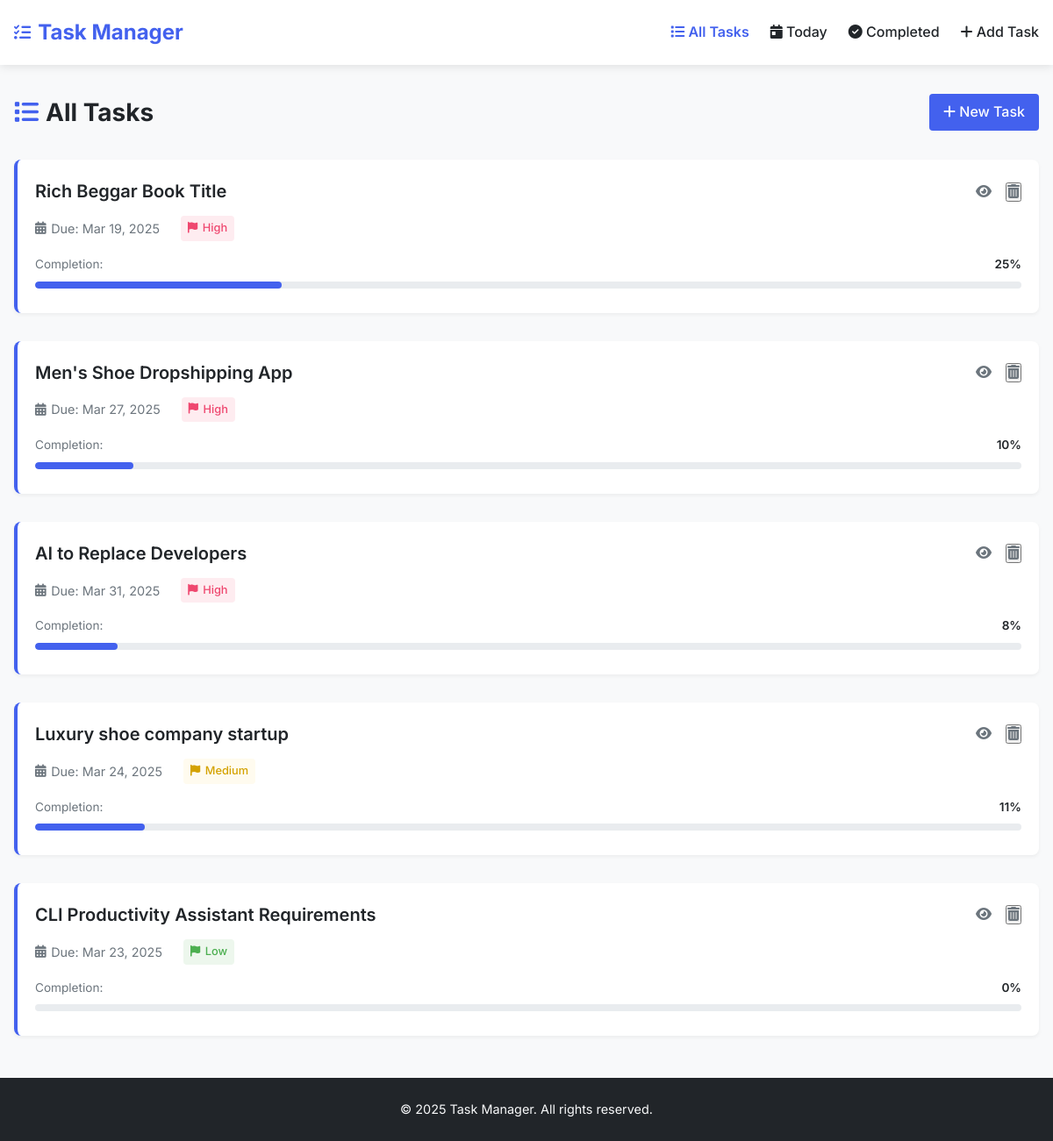
Before: /all_tasks/ with the older database file.
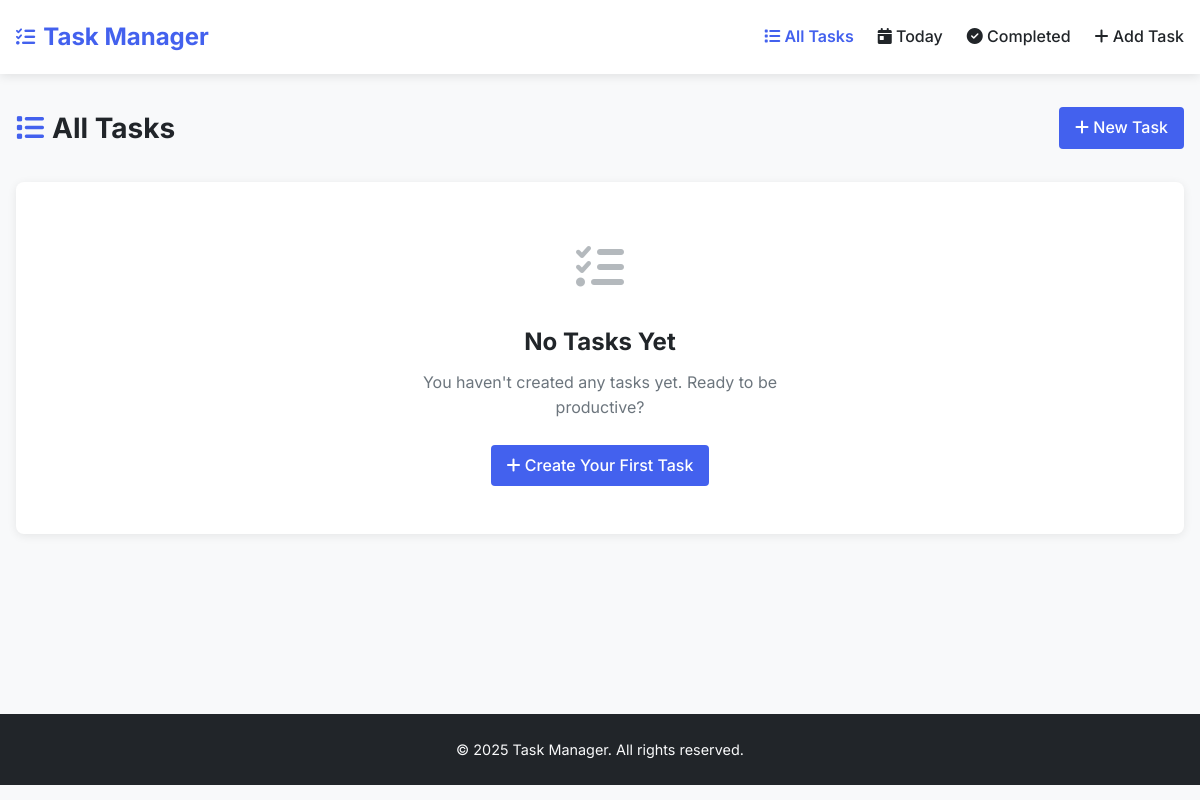
After: the same page with the newer database file.
### task_manager/models.py (models this page shows, shortened)
class Task(models.Model):
    description = models.TextField()
    title = models.CharField(max_length=200, blank=True, null=True)  # Add title field
    start_date = models.DateField()
    due_date = models.DateField()
    priority = models.CharField(max_length=10, choices=[
        ('High', 'High'),
        ('Medium', 'Medium'),
        ('Low', 'Low'),
    ])
    completed = models.BooleanField(default=False)

### task_manager/views.py (the view)
# urls.py: path("all_tasks/", views.all_tasks, name="all_tasks"),
def all_tasks(request):
    tasks = Task.objects.all()
    for task in tasks:
        task.subtasks = Subtask.objects.filter(task=task)
        total_subtasks = task.subtasks.count()
        completed_subtasks = task.subtasks.filter(completed=True).count()
        if total_subtasks > 0:
            task.completion_percentage = (completed_subtasks / total_subtasks) * 100
        else:
            task.completion_percentage = 0
    return render(request, 'all_tasks.html', {'tasks': tasks})

### task_manager/templates/all_tasks.html (shortened to what this page needs)
{% extends 'base.html' %}
{% block content %}
<div class="page-header">
    <div class="page-header-content">
        <h2 class="page-title">
            <i class="fas fa-list"></i> All Tasks
        </h2>
        <div class="page-actions">
            <a href="{% url 'add_task' %}" class="btn btn-primary">
                <i class="fas fa-plus"></i> New Task
            </a>
        </div>
    </div>
</div>
{% if tasks %}
    <div class="task-list">
        {% for task in tasks %}
            <div class="task-item {% if task.completion_percentage == 100 %}completed{% endif %}">
                <div class="task-header">
                    <h3 class="task-title">
                        <a href="{% url 'task_detail' task.id %}">{{ task.title }}</a>
                    </h3>
                    <div class="task-actions">
                        <a href="{% url 'task_detail' task.id %}" class="task-action" title="View Details">
                            <i class="fas fa-eye"></i>
                        </a>
                        <form id="delete-form-{{ task.id }}" action="{% url 'delete_task' task.id %}" method="POST" style="display: inline;">
                            <button type="button" class="task-action delete" title="Delete Task" onclick="confirmDelete('{{ task.id }}');">
                                <i class="fas fa-trash-alt"></i>
                            </button>
                        </form>
                    </div>
                </div>
                <div class="task-meta">
                    <span><i class="fas fa-calendar-alt"></i> Due: {{ task.due_date|date:"M d, Y" }}</span>
                    <span class="priority priority-{{ task.priority|lower }}">
                        <i class="fas fa-flag"></i> {{ task.priority }}
                    </span>
                </div>
                <div class="task-progress">
                    <div class="progress-info">
                        <span class="progress-label">Completion:</span>
                        <span class="progress-percentage">{{ task.completion_percentage|floatformat:0 }}%</span>
                    </div>
                    <div class="progress-bar-container">
                        <div class="progress-bar {% if task.completion_percentage == 100 %}complete{% endif %}"
                             style="width: {{ task.completion_percentage }}%;"></div>
                    </div>
                </div>
            </div>
        {% endfor %}
    </div>
{% else %}
    <div class="empty-state card">
        <div class="empty-state-icon">
            <i class="fas fa-tasks"></i>
        </div>
        <h3 class="empty-state-title">No Tasks Yet</h3>
        <p class="empty-state-description">You haven't created any tasks yet. Ready to be productive?</p>
        <a href="{% url 'add_task' %}" class="btn btn-primary">
            <i class="fas fa-plus"></i> Create Your First Task
        </a>
    </div>
{% endif %}
{% endblock %}

### task_manager/templates/base.html (shortened to what this page needs)
<!DOCTYPE html>
<html lang="en">
<head>
    <link rel="stylesheet" href="https://cdnjs.cloudflare.com/ajax/libs/font-awesome/6.3.0/css/all.min.css">
</head>
<body>
    <header class="header">
        <div class="container header-content">
            <a href="{% url 'all_tasks' %}" class="logo">
                <i class="fas fa-tasks"></i>
                <span>Task Manager</span>
            </a>
            <nav class="main-nav">
                <a href="{% url 'all_tasks' %}" class="nav-link">
                    <i class="fas fa-list"></i> All Tasks
                </a>
                <a href="{% url 'today_tasks' %}" class="nav-link">
                    <i class="fas fa-calendar-day"></i> Today
                </a>
                <a href="{% url 'completed_tasks' %}" class="nav-link">
                    <i class="fas fa-check-circle"></i> Completed
                </a>
                <a href="{% url 'add_task' %}" class="nav-link">
                    <i class="fas fa-plus"></i> Add Task
                </a>
            </nav>
        </div>
    </header>
    <main class="main-content">
        <div class="container">
            {% block content %}{% endblock %}
        </div>
    </main>
    <footer class="footer">
        <div class="container">
            <p>&copy; {% now "Y" %} Task Manager. All rights reserved.</p>
        </div>
    </footer>
</body>
</html>

### task_manager/templates/base.html (style rules this page uses)
:root { --primary: #4361ee; --primary-light: #4895ef; --success: #4CAF50; --success-light: #a7e9af; --danger: #ef476f; --warning: #ffd166; --dark: #212529; --gray: #6c757d; --light: #f8f9fa; --white: #ffffff; }
* { margin: 0; padding: 0; box-sizing: border-box; }
body { font-family: 'Inter', sans-serif; line-height: 1.6; color: var(--dark); background-color: var(--light); padding: 0; margin: 0; }
.container { width: 100%; max-width: 1200px; margin: 0 auto; padding: 0 1rem; }
.header { background-color: var(--white); box-shadow: 0 2px 10px rgba(0, 0, 0, 0.1); padding: 1rem 0; position: sticky; top: 0; z-index: 100; }
.header-content { display: flex; justify-content: space-between; align-items: center; }
.logo { font-size: 1.5rem; font-weight: 700; color: var(--primary); text-decoration: none; display: flex; align-items: center; gap: 0.5rem; }
.logo i { font-size: 1.2rem; }
.main-nav { display: flex; gap: 1.5rem; }
.nav-link { color: var(--dark); text-decoration: none; font-weight: 500; padding: 0.5rem 0; position: relative; transition: color 0.3s; }
.nav-link::after { content: ''; position: absolute; bottom: 0; left: 0; width: 0; height: 2px; background-color: var(--primary); transition: width 0.3s; }
.main-content { padding: 2rem 0; min-height: calc(100vh - 160px); }
.footer { background-color: var(--dark); color: var(--light); padding: 1.5rem 0; text-align: center; font-size: 0.9rem; }
.card { background-color: var(--white); border-radius: 8px; box-shadow: 0 2px 10px rgba(0, 0, 0, 0.08); padding: 1.5rem; margin-bottom: 1.5rem; }
.btn { display: inline-block; padding: 0.5rem 1rem; border-radius: 4px; font-weight: 500; text-decoration: none; cursor: pointer; transition: all 0.3s; border: none; }
.btn-primary { background-color: var(--primary); color: var(--white); }

### task_manager/templates/all_tasks.html (style rules this page uses)
.page-header { margin-bottom: 2rem; }
.page-header-content { display: flex; justify-content: space-between; align-items: center; }
.page-title { font-size: 1.75rem; margin: 0; color: var(--dark); display: flex; align-items: center; gap: 0.5rem; }
.page-title i { color: var(--primary); }
.empty-state { text-align: center; padding: 3rem; }
.empty-state-icon { font-size: 3rem; color: var(--gray); opacity: 0.5; margin-bottom: 1rem; }
.empty-state-title { font-size: 1.5rem; margin-bottom: 0.5rem; color: var(--dark); }
.empty-state-description { color: var(--gray); max-width: 400px; margin: 0 auto 1.5rem; }

Changed rows visible on the page:
removed Task: title "Rich Beggar Book Title", due_date "Mar 19, 2025", priority "High", completion_percentage "25"
removed Task: title "Men's Shoe Dropshipping App", due_date "Mar 27, 2025", priority "High", completion_percentage "10"
removed Task: title "AI to Replace Developers", due_date "Mar 31, 2025", priority "High", completion_percentage "8"
removed Task: title "Luxury shoe company startup", due_date "Mar 24, 2025", priority "Medium", completion_percentage "11"
removed Task: title "CLI Productivity Assistant Requirements", due_date "Mar 23, 2025", priority "Low", completion_percentage "0"
Other visible differences:
text now shown: "No Tasks Yet You haven't created any tasks yet. Ready to be productive? Create Your First Task"
